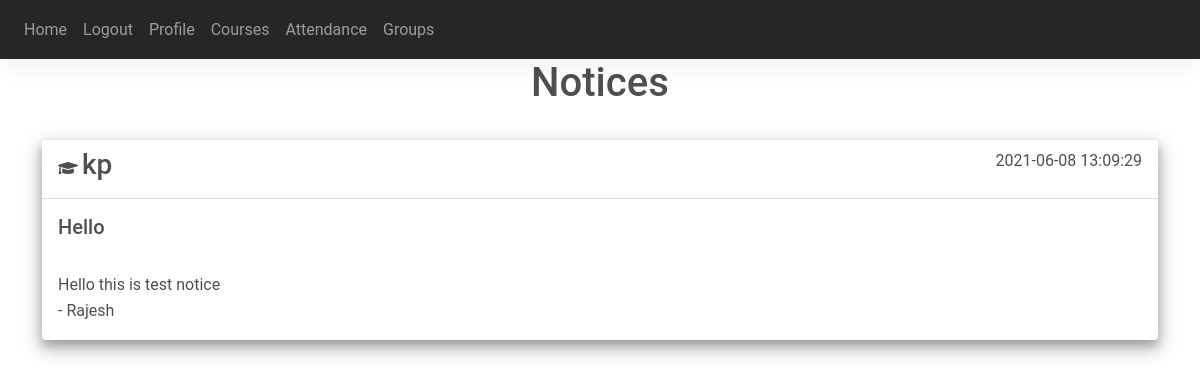
/ (signed in), run on an earlier commit of the app's database.
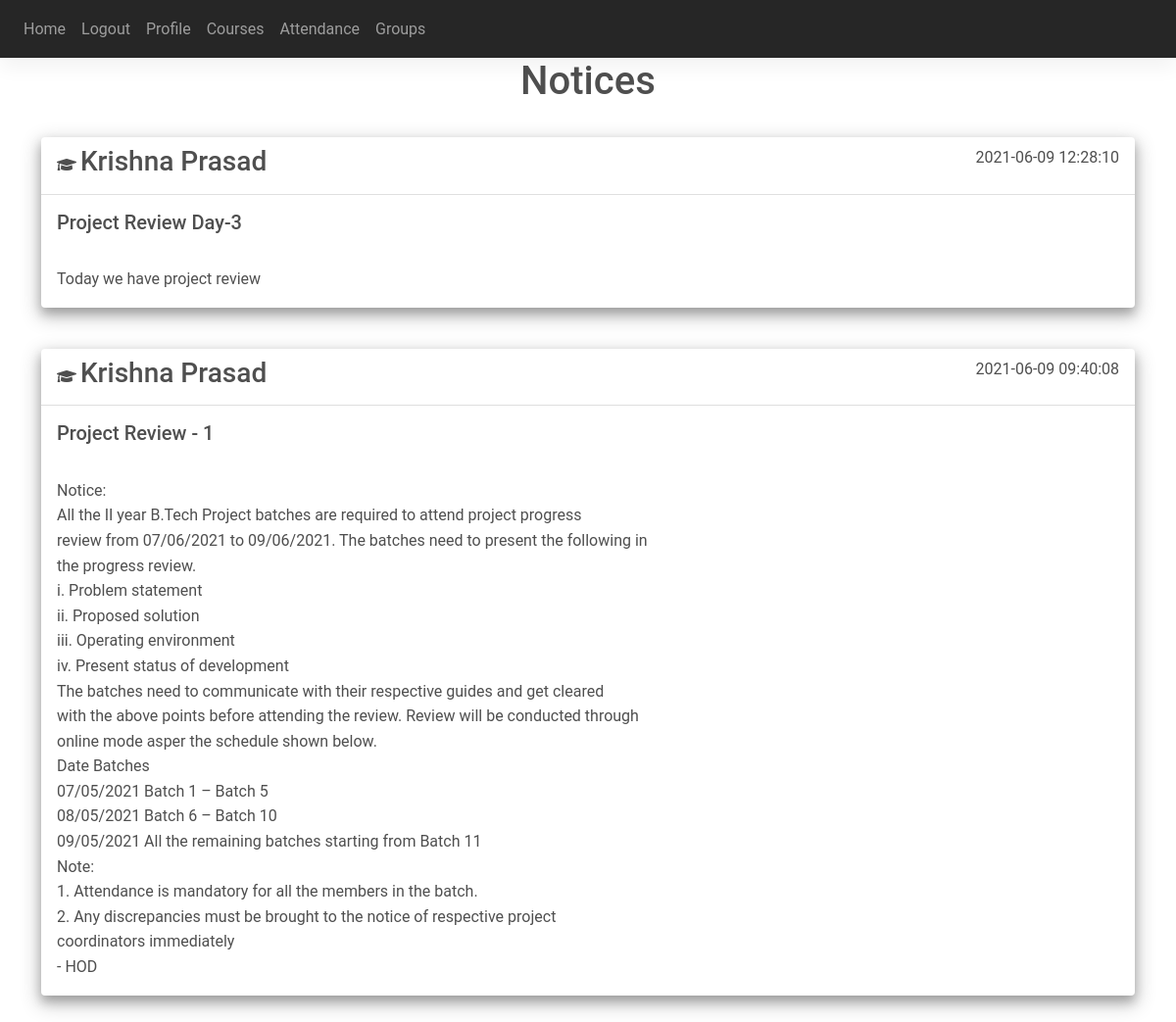
And on a later commit of the database.
### website/models.py (models this page shows)
class Note(db.Model):
    id = db.Column(db.Integer, primary_key=True)
    title = db.Column(db.String(150))
    data = db.Column(db.Text, nullable=False)
    date = db.Column(db.DateTime(timezone=True), default=func.now())
    user_ids = db.relationship("Array_ids")
    user_id = db.Column(db.Integer, db.ForeignKey('user.id'))
    notice_type = db.Column(db.String(1))
    user_name = db.Column(db.String(150))

### website/views.py (the view)
@views.route('/', methods=['GET', 'POST'])
@login_required
def home():
    user_notes = []
    notes = Note.query.all()
    for note in notes:
        user_ids = note.user_ids
        for user_id in user_ids:
            if current_user.id == user_id.user_id:
                user_notes.append(note)
        if note.user_id == current_user.id:
            user_notes.append(note)
    user_notes.reverse()
    if current_user.user_type.lower() == 's':
        return render_template("home.html", user=current_user, notes=user_notes)
    elif current_user.user_type.lower() == 'p':
        return render_template("teacher_home.html", user=current_user, notes=user_notes)
    elif current_user.user_type.lower() == 'a':
        return render_template('admin.html', user=current_user)
    else:
        return redirect(url_for(views.logout))

### website/__init__.py (called while the page is built)
def create_app():
    app = Flask(__name__)
    app.config['SECRET_KEY'] = 'rajesh aka the king'
    app.config['SQLALCHEMY_DATABASE_URI'] = f'sqlite:///{DB_NAME}'
    app.config['UPLOAD_PATH'] = 'static'
    db.init_app(app)
    from .views import views
    from .auth import auth
    from .admin import admin
    app.register_blueprint(views, url_prefix='/')
    app.register_blueprint(auth, url_prefix='/')
    app.register_blueprint(admin, url_prefix='/')
    from .models import User, Note
    create_database(app)
    login_manager = LoginManager()
    login_manager.login_view = 'auth.login'
    login_manager.init_app(app)
    @login_manager.user_loader
    def load_user(id):
        return User.query.get(int(id))
    return app

### website/templates/home.html (shortened to what this page needs)
{% extends "base.html" %}
{% block content %}
<h1 align="center">Notices</h1>
{% for note in notes %}
    <div class="card shadow-3-strong mb-3">
        <div class="card-header">
            <i style="display: inline-block;" aria-hidden="true" class="fas fa-graduation-cap"></i>
            <h3 style="display: inline-block;">
                {{note.user_name}}
            </h3>
            <p style="display: inline-block; float: right;">
                {{note.date}}
            </p>
        </div>
        <div class="card-body">
            <h5 class="card-title">{{ note.title }}</h5>
            <p class="card-text" style="white-space: pre-line;">
                {{note.data}}
            </p>
        </div>
    </div>
{% endfor %}
{% endblock %}
{% block navbar %}
{% if user.is_authenticated %}
<a class="nav-item nav-link" id="home" href="/">Home</a>
<a class="nav-item nav-link" id="logout" href="/logout">Logout</a>
<a class="nav-item nav-link" id="profile" href="/profile">Profile</a>
<a class="nav-item nav-link" id="courses" href="/courses">Courses</a>
<a class="nav-item nav-link" id="attendance" href="/attendance">Attendance</a>
<a class="nav-item nav-link" id="groups" href="/groups">Groups</a>
{% else %}
<a class="nav-item nav-link" id="login" href="/login">Login</a>
<a class="nav-item nav-link" id="sign-up" href="/sign-up">Sign Up</a>
{% endif %}
{% endblock %}

### website/templates/base.html (shortened to what this page needs)
<!DOCTYPE html>
<html lang="en">
    <head>
        <link
            rel="stylesheet"
            href="https://stackpath.bootstrapcdn.com/bootstrap/4.4.1/css/bootstrap.min.css"
        />
        <link
            rel="stylesheet"
            href="https://use.fontawesome.com/releases/v5.11.2/css/all.css"
        />
        <link rel="stylesheet" type="text/css" href="{{ url_for('static', filename='css/mdb.min.css') }}">
        <link rel="stylesheet" type="text/css" href="{{ url_for('static', filename='css/mdb.rtl.min.css') }}">
    </head>
    <body>
        <nav class="navbar navbar-expand-lg navbar-dark bg-dark">
            <div class="collapse navbar-collapse" id="navbar">
                <div class="navbar-nav">
                    {% block navbar %}{% endblock %}
                </div>
            </div>
        </nav>
        <div class="container">
            {% block content %}{% endblock %}
        </div>
    </body>
</html>

What changed in the data, as far as the page shows it:
removed Note: user_name "kp", date "2021-06-08 13:09:29", title "Hello", data "Hello this is test notice - Rajesh"
added Note: user_name "Krishna Prasad", date "2021-06-09 12:28:10", title "Project Review Day-3", data "Today we have project review"
added Note: user_name "Krishna Prasad", date "2021-06-09 09:40:08", title "Project Review - 1", data "Notice: All the II year B.Tech Project batches are required to attend project progress review from 07/06/2021 to 09/06/2021. The batches need to present the following in the progress review. i. Problem statement ii. Proposed solution iii. Operating environment iv. Present status of development The batches need to communicate with their respective guides and get cleared with the above points before attending the review. Review will be conducted through online mode asper the schedule shown below. Date Batches 07/05/2021 Batch 1 – Batch 5 08/05/2021 Batch 6 – Batch 10 09/05/2021 All the remaining batches starting from Batch 11 Note: 1. Attendance is mandatory for all the members in the batch.…"
